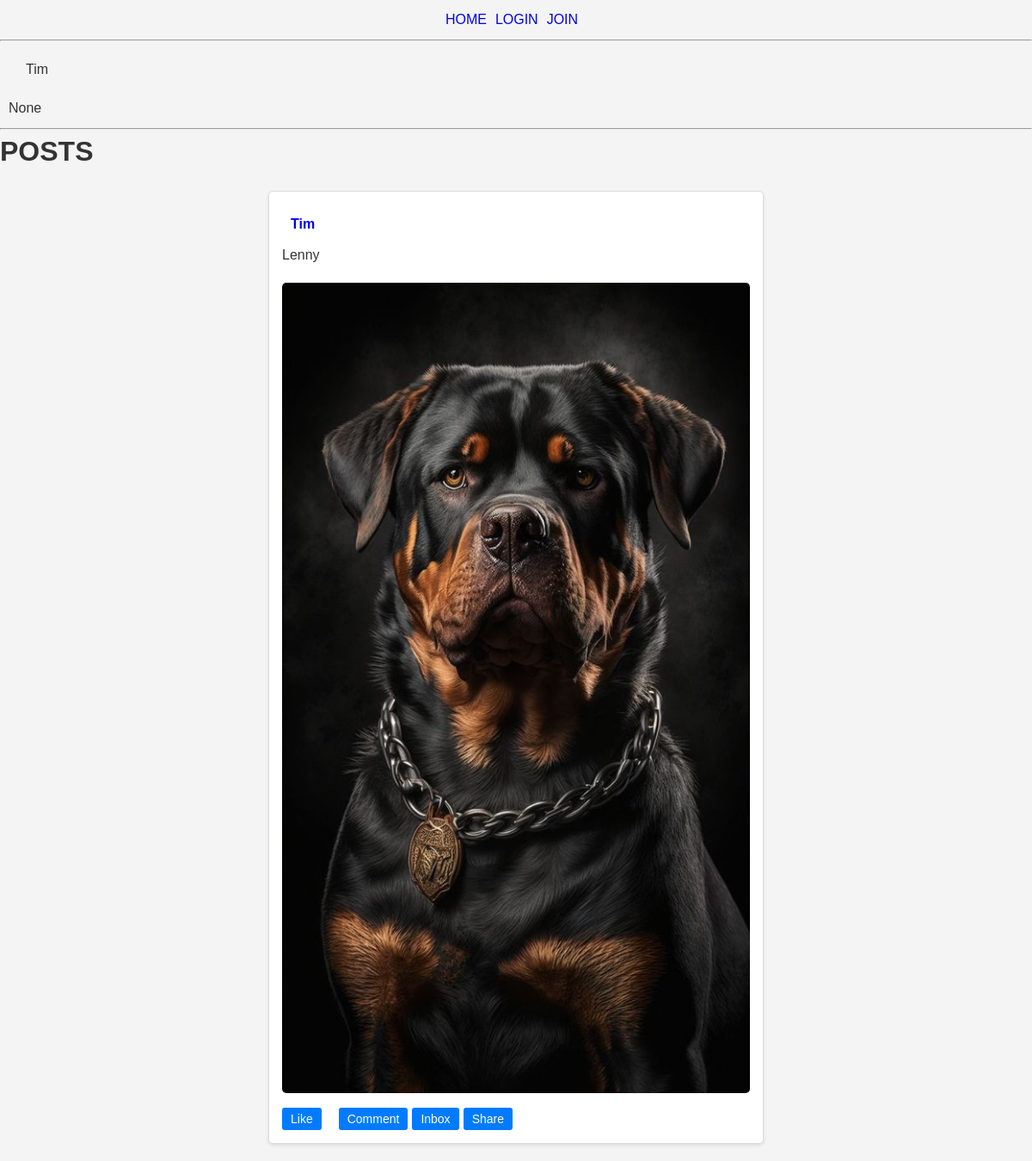
The page /accounts/profile/2/ on the database its author committed.
### accounts/models.py (models this page shows, shortened)
class UserProfile(models.Model):
    user = models.OneToOneField(User, on_delete=models.CASCADE)
    profile_pic = models.ImageField(upload_to='profile_pics/', null=True, blank=True)
    username = models.CharField(max_length=10, blank=True, null=True)
    bio = models.TextField(max_length=1000, blank=True, null=True)

### Dashboard/models.py (models this page shows, shortened)
class Post(models.Model):
    user = models.ForeignKey(User, on_delete=models.CASCADE)
    content = models.TextField()
    image = models.ImageField(upload_to='post_images/', null=True, blank=True)
    created_at = models.DateTimeField(auto_now_add=True)

### accounts/views.py (the view)
# urls.py: path('profile/<int:id>/', views.profile, name='profile'),
def profile(request, id):
    userprofile = UserProfile.objects.get(pk=id)
    posts = Post.objects.all().order_by('-created_at')
    return render(request, 'profile.html', {'userprofile': userprofile, 'posts':posts})

### accounts/templates/profile.html (shortened to what this page needs)
{% extends 'master.html' %}
{% block content %}
<div class="user-info">
  <ul>
    <li>
  </li>
  <li>{{ userprofile.user.username|capfirst }}</li>
  </ul>
</div>
  <span class="user-info">
    {{ userprofile.bio }}
  </span>
  <hr></hr>
    <h1>POSTS</h1>
    {% for post in posts %}
      {% if userprofile.user.username == post.user.username %}
      <div class="community-page">
      <div class="post">
        <a href="{% url 'accounts:profile' post.user.id %}">
          <div class="user-info">
            <span>{{ post.user.username|capfirst }}</span>
          </div>
        </a>
          <div class="post-content">
            <p>{{ post.content }}</p>
            {% if post.image %}
            <img src="{{ post.image.url }}" alt="Post Image" />
            {% endif %}
          </div>
          <div class="post-actions">
            <form action="#" method="post">
              <button type="submit" class="btn-like">Like</button>
            </form>
            <button class="btn-comment">Comment</button>
            <button class="btn-inbox">Inbox</button>
            <button class="btn-share">Share</button>
          </div>
        </div>
      </div>
      {% endif %}
    {% endfor %}
{% endblock %}

### static/styles.css (style rules this page uses)
* { margin: 0; padding: 0; box-sizing: border-box; }
body { font-family: Arial, sans-serif; background-color: #f4f4f4; color: #333; line-height: 1.6; }
.community-page { width: 80%; margin: 20px auto; }
ul { padding: 10px; display: flex; justify-content: center; align-items: center; }
ul li { list-style-type: none; display: inline; }
.post { background-color: #fff; border: 1px solid #ddd; border-radius: 5px; padding: 15px; margin: auto; margin-bottom: 20px; box-shadow: 0 2px 4px rgba(0, 0, 0, 0.1); width: 60%; }
.user-info { display: flex; align-items: center; margin: 10px; }
a { text-decoration: none; }
.user-info span { font-weight: bold; font-size: 16px; }
.post-content { margin-bottom: 10px; }
.post-content p { margin-bottom: 10px; }
.post-content img { max-width: 100%; height: auto; border-radius: 5px; margin-top: 10px; }
.post-actions { display: flex; align-items: center; }
.post-actions form { display: inline; margin-right: 10px; }
.post-actions .btn-like, .post-actions .btn-comment, .post-actions .btn-inbox, .post-actions .btn-share { background-color: #007bff; color: #fff; border: none; padding: 5px 10px; margin-right: 5px; border-radius: 3px; cursor: pointer; font-size: 14px; text-align: center; transition: background-color 0.3s ease; }

### rows shown on the page
UserProfile: user.username "Tim", bio "None"
Post: user.username "Tim", content "Lenny", image (picture)
